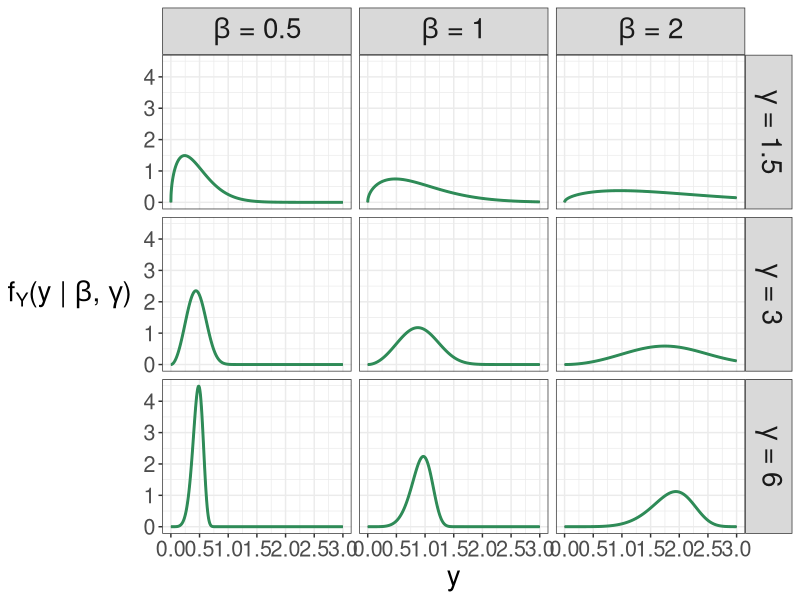
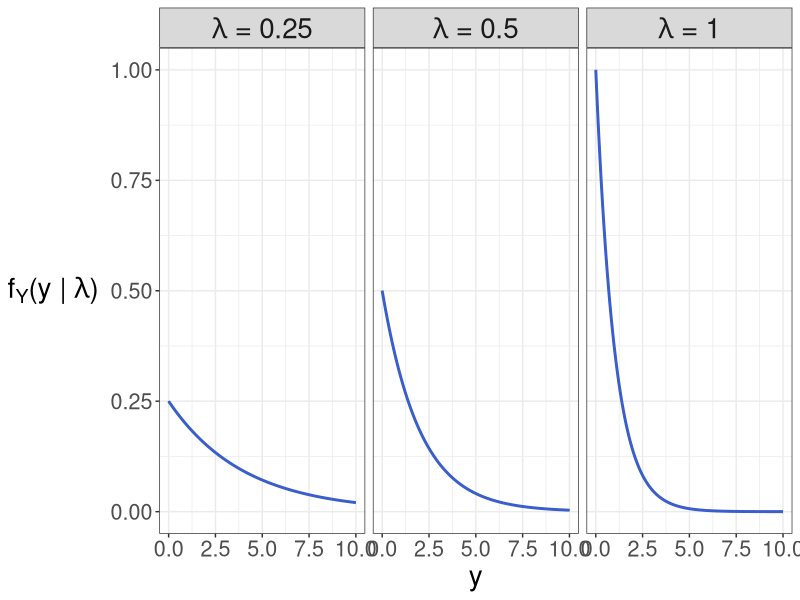
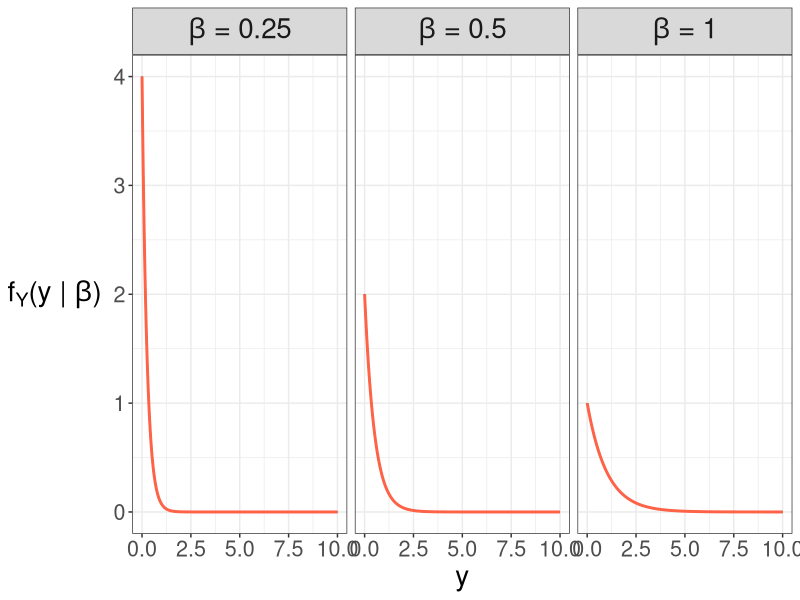
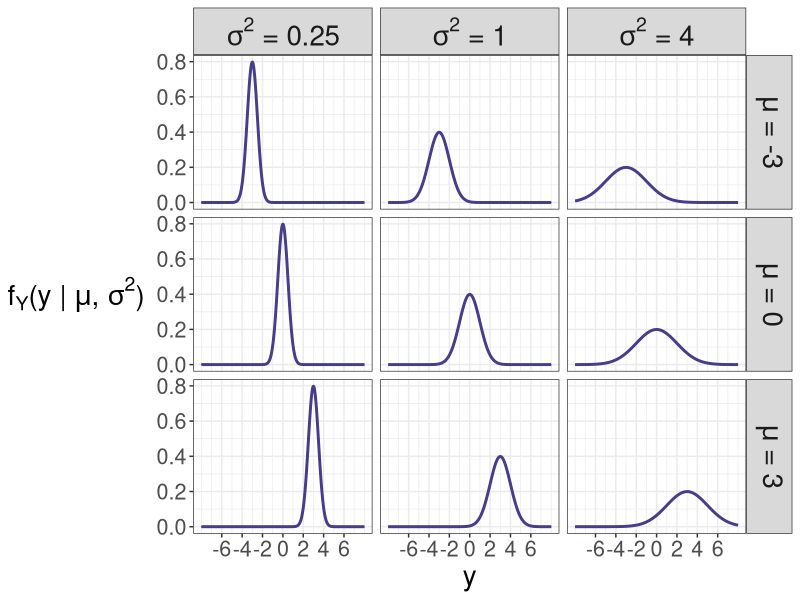

These charts were generated, in order, by the following R code:
## ---- chunk 1
#| include: false

library(tidyverse)

colourize <- function(x, color) {
  if (knitr::is_latex_output()) {
    sprintf("\\textcolor{%s}{%s}", color, x)
  } else if (knitr::is_html_output()) {
    sprintf("<span style='color: %s;'>%s</span>", color,
      x)
  } else x
}
## ---- chunk 2
#| label: fig-weibull-family
#| fig-cap: "Some members of the Weibull family."
#| warning: false
#| echo: false
#| fig.height: 13
#| fig.width: 14

weibull_family_plot <- expand_grid(
  gamma = c(1.5, 3, 6),
  beta = c(0.5, 1, 2)
) |>
  mutate(f = map2(
    gamma, beta,
    ~ tibble(
      x = seq(0, 3, length.out = 1000),
      density = dweibull(x, shape = .x, scale = .y)
    )
  )) |>
  unnest(f) |>
  mutate(
    gamma = str_c('gamma*" = ', gamma, '"'),
    beta = str_c('beta*" = ', beta, '"')
  ) |>
  ggplot(aes(x, density)) +
  facet_grid(gamma ~ beta, labeller = label_parsed) +
  geom_line() +
  theme_bw() +
  theme(
    axis.text = element_text(size = 15.5),
    axis.title.x = element_text(size = 20),
    axis.title.y = element_text(size = 20, angle = 0, vjust = 0.5),
    strip.text = element_text(size = 20)
  ) +
  labs(
    x = "y",
    y = expression(paste(f[Y], "(y | ", beta, ", ", gamma, ") "))
  ) +
  scale_x_continuous(breaks = seq(0, 3, 0.5)) +
  geom_line(color = "seagreen", linewidth = 1)

weibull_family_plot
## ---- chunk 3
#| label: fig-exponential-family-rate
#| fig-cap: "Some members of the Exponential family with rate parametrization."
#| warning: false
#| echo: false
#| fig.height: 6.5
#| fig.width: 14

exponential_family_plot_rate <- tibble(lambda = c(1, 0.5, 0.25)) |>
  mutate(f = map(
    lambda,
    ~ tibble(
      x = seq(0, 10, length.out = 1000),
      density = dexp(x, rate = .x)
    )
  )) |>
  unnest(f) |>
  mutate(lambda = str_c('lambda*" = ', lambda, '"')) |>
  ggplot(aes(x, density)) +
  facet_wrap(~lambda, labeller = label_parsed) +
  geom_line() +
  theme_bw() +
  theme(
    axis.text = element_text(size = 15.5),
    axis.title.x = element_text(size = 20),
    axis.title.y = element_text(size = 20, angle = 0, vjust = 0.5),
    strip.text = element_text(size = 20)
  ) +
  labs(
    x = "y",
    y = expression(paste(f[Y], "(y | ", lambda, ") "))
  ) +
  geom_line(color = "royalblue3", linewidth = 1)

exponential_family_plot_rate
## ---- chunk 4
#| label: fig-exponential-family-scale
#| fig-cap: "Some members of the Exponential family with scale parametrization."
#| warning: false
#| echo: false
#| fig.height: 6.5
#| fig.width: 14

exponential_family_plot_scale <- tibble(lambda = c(1, 2, 4)) |>
  mutate(f = map(
    lambda,
    ~ tibble(
      x       = seq(0, 10, length.out = 1000),
      density = dexp(x, rate = .x)
    )
  )) |>
  unnest(f) |>
  mutate(lambda = str_c('beta*" = ', 1 / lambda, '"')) %>%
  ggplot(aes(x, density)) +
  facet_wrap(~lambda, labeller = label_parsed) +
  geom_line() +
  theme_bw() +
  theme(
    axis.text = element_text(size = 15.5),
    axis.title.x = element_text(size = 20),
    axis.title.y = element_text(size = 20, angle = 0, vjust = 0.5),
    strip.text = element_text(size = 20)
  ) +
  labs(
    x = "y",
    y = expression(paste(f[Y], "(y | ", beta, ") "))
  ) +
  geom_line(color = "tomato", linewidth = 1)

exponential_family_plot_scale
## ---- chunk 5
#| label: fig-normal-family
#| fig-cap: "Some members of the Normal or Gaussian family."
#| warning: false
#| echo: false
#| fig.height: 13
#| fig.width: 14

normal_family_plot <- expand_grid(
  mu = c(-3, 0, 3),
  sd = c(0.5, 1, 2)
) |>
  mutate(f = map2(
    mu, sd,
    ~ tibble(
      x = seq(-8, 8, length.out = 1000),
      density = dnorm(x, mean = .x, sd = .y)
    )
  )) |>
  unnest(f) |>
  mutate(
    mu = str_c('mu*" = ', mu, '"'),
    var = str_c('sigma^2*" = ', sd^2, '"')
  ) |>
  ggplot(aes(x, density)) +
  facet_grid(mu ~ var, labeller = label_parsed) +
  geom_line() +
  theme_bw() +
  theme(
    axis.text = element_text(size = 15.5),
    axis.title.x = element_text(size = 20),
    axis.title.y = element_text(size = 20, angle = 0, vjust = 0.5),
    strip.text = element_text(size = 20)
  ) +
  labs(
    x = "y",
    y = expression(paste(f[Y], "(y | ", mu, ", ", sigma^2, ") "))
  ) +
  scale_x_continuous(breaks = seq(-6, 6, 2)) +
  geom_line(color = "darkslateblue", linewidth = 1)

normal_family_plot
